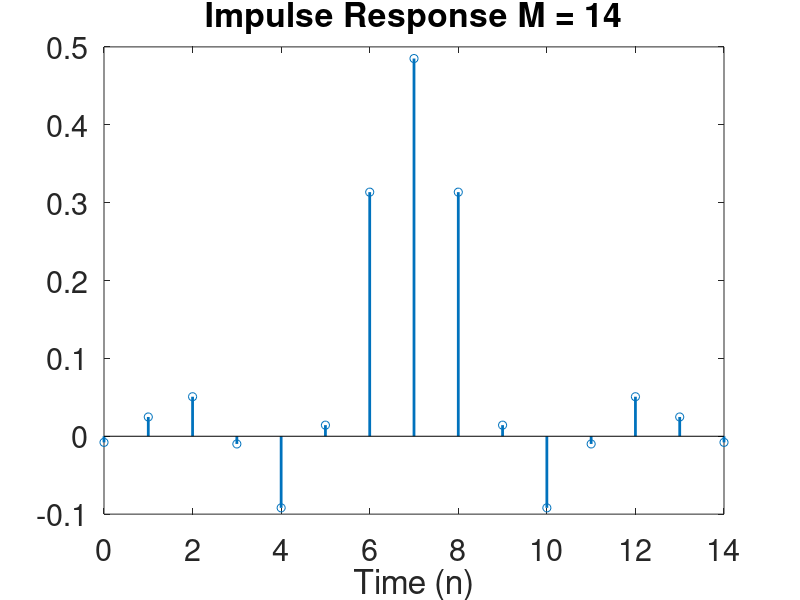
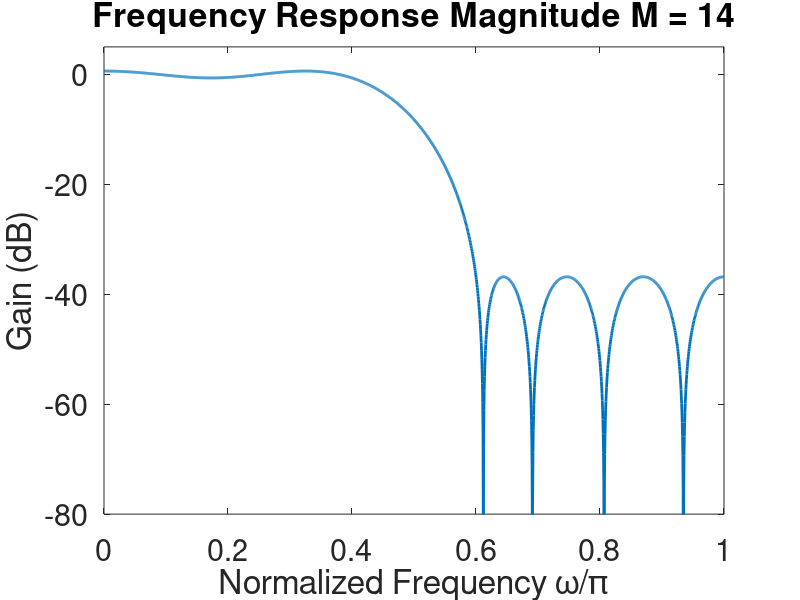
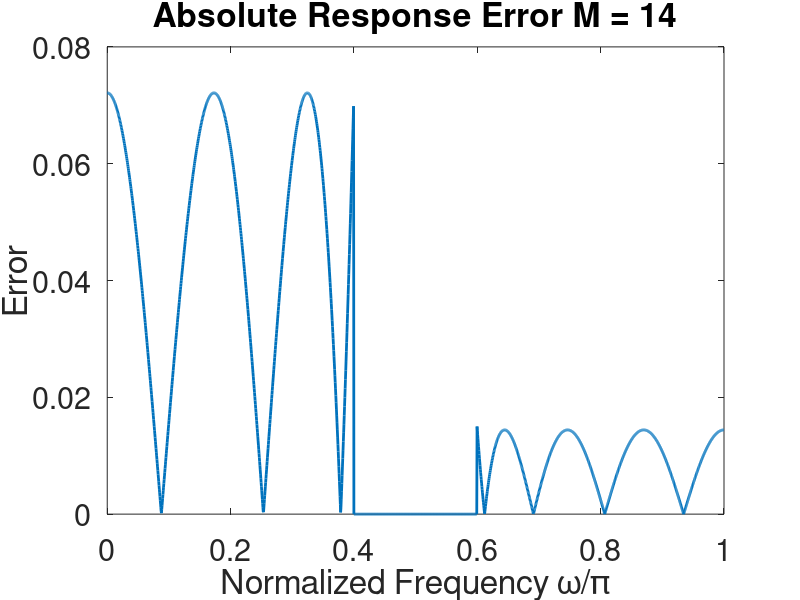
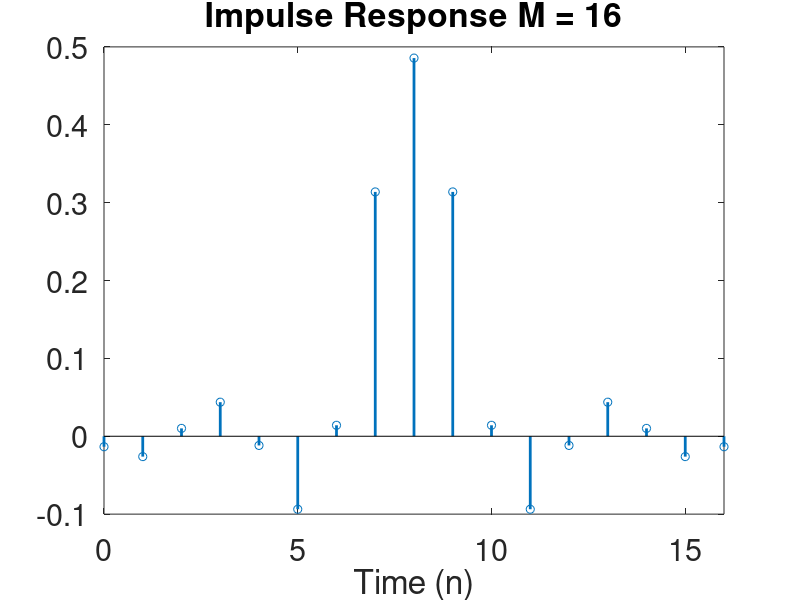

Recreate these plots in MATLAB, in order.



%% Parks-McClellan FIR filter design
%
% Copyright 2014 Barry Van Veen
%
% Lowpass filter, passband 0-0.4pi, stop 0.6pi-1pi.  Passband ripple
% 1+/-0.05, stopband gain less than 0.01.

clear
close all

set(0,'defaultaxesfontsize',22);
set(0,'defaulttextfontsize',22);
linwidth = 2;

%% Filter order predicted by Kaiser's simplified formula

del_p = 0.05;
del_s = 0.01;
om_p = 0.4*pi;
om_s = 0.6*pi;

M = ceil((-10*log10(del_p*del_s) - 13)/(2.324*(om_s-om_p)))

%% Design Filter

% Bandedges
F = [0 om_p om_s pi]/pi;
% Desired amplitudes
A = [1 1 0 0];

% Relative weight on approximation error in each band
W = [ 1  del_p/del_s];  

b = firpm(M, F, A, W);
[B,w] = freqz(b,1,2048);

figure(1)
h = stem([0:M],b);
title(['Impulse Response M = ',num2str(M)])
xlabel('Time (n)')
set(h,'LineWidth',linwidth);
h = get(0,'CurrentFigure');
set(h,'Position',[160,180,800,500])


figure(2)
h = plot(w/pi,20*log10(abs(B)));
axis([0 1 -80 5])
title(['Frequency Response Magnitude M = ',num2str(M)])
ylabel('Gain (dB)')
xlabel('Normalized Frequency \omega/\pi')
set(h,'LineWidth',linwidth);
h = get(0,'CurrentFigure');
set(h,'Position',[160,180,800,500])

pass = [1:floor(2048*F(2))];
stop = [ceil(F(3)*2048):2048];
errpass = abs(1-abs(B(pass)));
errstop = abs(B(stop));
err = [errpass', zeros(1,2048-length(pass)-length(stop)), errstop'];
figure(3)
h = plot(w/pi,err);
title(['Absolute Response Error M = ',num2str(M)])
ylabel('Error')
xlabel('Normalized Frequency \omega/\pi')
set(h,'LineWidth',linwidth);
h = get(0,'CurrentFigure');
set(h,'Position',[160,180,800,500])

% Increase the filter order slightly to satisfy specifications

Madj = M+2;
b2 = firpm(Madj, F, A, W);
[B2,w] = freqz(b2,1,2048);

figure(4)
h = stem([0:Madj],b2);
xlim([0 Madj])
title(['Impulse Response M = ',num2str(Madj)])
xlabel('Time (n)')
set(h,'LineWidth',linwidth);
h = get(0,'CurrentFigure');
set(h,'Position',[160,180,800,500])

figure(5)
h = plot(w/pi,20*log10(abs(B2)));
axis([0 1 -80 5])
ylabel('Gain (dB)')
xlabel('Normalized Frequency \omega/\pi')
title(['Frequency Response Magnitude M = ',num2str(Madj)])
set(h,'LineWidth',linwidth);
h = get(0,'CurrentFigure');
set(h,'Position',[160,180,800,500])

errpass = abs(1-abs(B2(pass)));
errstop = abs(B2(stop));
err = [errpass', zeros(1,2048-length(pass)-length(stop)), errstop'];

figure(6)
h = plot(w/pi,err);
title(['Absolute Response Error M = ',num2str(Madj)])
ylabel('Error')
xlabel('Normalized Frequency \omega/\pi')
set(h,'LineWidth',linwidth);
h = get(0,'CurrentFigure');
set(h,'Position',[160,180,800,500])
